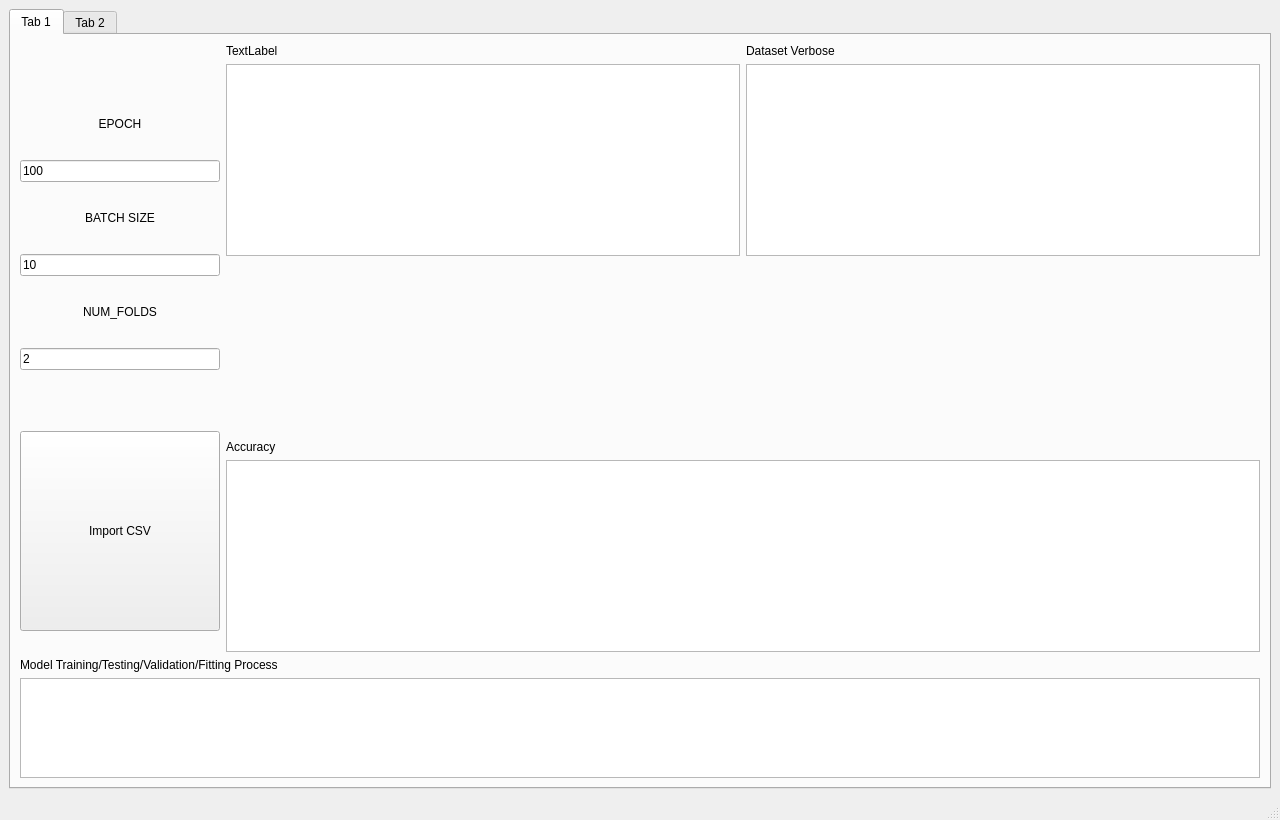
<?xml version="1.0" encoding="UTF-8"?>
<ui version="4.0">
 <class>MainWindow</class>
 <widget class="QMainWindow" name="MainWindow">
  <property name="geometry">
   <rect>
    <x>0</x>
    <y>0</y>
    <width>1280</width>
    <height>820</height>
   </rect>
  </property>
  <property name="windowTitle">
   <string>MainWindow</string>
  </property>
  <widget class="QWidget" name="centralwidget">
   <layout class="QHBoxLayout" name="horizontalLayout">
    <item>
     <widget class="QTabWidget" name="tabWidget">
      <property name="currentIndex">
       <number>0</number>
      </property>
      <widget class="QWidget" name="tab_create_model">
       <attribute name="title">
        <string>Tab 1</string>
       </attribute>
       <layout class="QVBoxLayout" name="verticalLayout_2">
        <item>
         <layout class="QHBoxLayout" name="horizontalLayout_2">
          <item>
           <layout class="QVBoxLayout" name="verticalLayout">
            <item>
             <spacer name="verticalSpacer">
              <property name="orientation">
               <enum>Qt::Vertical</enum>
              </property>
              <property name="sizeType">
               <enum>QSizePolicy::Fixed</enum>
              </property>
              <property name="sizeHint" stdset="0">
               <size>
                <width>20</width>
                <height>50</height>
               </size>
              </property>
             </spacer>
            </item>
            <item>
             <widget class="QLabel" name="label">
              <property name="sizePolicy">
               <sizepolicy hsizetype="Expanding" vsizetype="Fixed">
                <horstretch>30</horstretch>
                <verstretch>0</verstretch>
               </sizepolicy>
              </property>
              <property name="maximumSize">
               <size>
                <width>200</width>
                <height>30</height>
               </size>
              </property>
              <property name="text">
               <string>EPOCH</string>
              </property>
              <property name="alignment">
               <set>Qt::AlignCenter</set>
              </property>
             </widget>
            </item>
            <item>
             <widget class="QLineEdit" name="input_epoch">
              <property name="maximumSize">
               <size>
                <width>200</width>
                <height>16777215</height>
               </size>
              </property>
              <property name="text">
               <string>100</string>
              </property>
             </widget>
            </item>
            <item>
             <widget class="QLabel" name="label_2">
              <property name="maximumSize">
               <size>
                <width>200</width>
                <height>30</height>
               </size>
              </property>
              <property name="text">
               <string>BATCH SIZE</string>
              </property>
              <property name="alignment">
               <set>Qt::AlignCenter</set>
              </property>
             </widget>
            </item>
            <item>
             <widget class="QLineEdit" name="input_batch">
              <property name="maximumSize">
               <size>
                <width>200</width>
                <height>16777215</height>
               </size>
              </property>
              <property name="text">
               <string>10</string>
              </property>
             </widget>
            </item>
            <item>
             <widget class="QLabel" name="label_3">
              <property name="maximumSize">
               <size>
                <width>200</width>
                <height>30</height>
               </size>
              </property>
              <property name="text">
               <string>NUM_FOLDS</string>
              </property>
              <property name="alignment">
               <set>Qt::AlignCenter</set>
              </property>
             </widget>
            </item>
            <item>
             <widget class="QLineEdit" name="input_fold">
              <property name="maximumSize">
               <size>
                <width>200</width>
                <height>16777215</height>
               </size>
              </property>
              <property name="text">
               <string>2</string>
              </property>
             </widget>
            </item>
            <item>
             <spacer name="verticalSpacer_2">
              <property name="orientation">
               <enum>Qt::Vertical</enum>
              </property>
              <property name="sizeType">
               <enum>QSizePolicy::Fixed</enum>
              </property>
              <property name="sizeHint" stdset="0">
               <size>
                <width>20</width>
                <height>40</height>
               </size>
              </property>
             </spacer>
            </item>
            <item>
             <widget class="QPushButton" name="import_csv_button">
              <property name="sizePolicy">
               <sizepolicy hsizetype="Fixed" vsizetype="Fixed">
                <horstretch>0</horstretch>
                <verstretch>0</verstretch>
               </sizepolicy>
              </property>
              <property name="maximumSize">
               <size>
                <width>200</width>
                <height>200</height>
               </size>
              </property>
              <property name="text">
               <string>Import CSV</string>
              </property>
             </widget>
            </item>
           </layout>
          </item>
          <item>
           <layout class="QVBoxLayout" name="verticalLayout_3">
            <item>
             <layout class="QHBoxLayout" name="horizontalLayout_3">
              <item>
               <layout class="QVBoxLayout" name="verticalLayout_5">
                <item>
                 <widget class="QLabel" name="label_7">
                  <property name="text">
                   <string>TextLabel</string>
                  </property>
                 </widget>
                </item>
                <item>
                 <widget class="QGraphicsView" name="graphicsView"/>
                </item>
               </layout>
              </item>
              <item>
               <layout class="QVBoxLayout" name="verticalLayout_4">
                <item>
                 <widget class="QLabel" name="label_5">
                  <property name="text">
                   <string>Dataset Verbose</string>
                  </property>
                 </widget>
                </item>
                <item>
                 <widget class="QGraphicsView" name="graphicsView_2"/>
                </item>
               </layout>
              </item>
             </layout>
            </item>
            <item>
             <spacer name="verticalSpacer_3">
              <property name="orientation">
               <enum>Qt::Vertical</enum>
              </property>
              <property name="sizeHint" stdset="0">
               <size>
                <width>20</width>
                <height>40</height>
               </size>
              </property>
             </spacer>
            </item>
            <item>
             <widget class="QLabel" name="label_6">
              <property name="text">
               <string>Accuracy</string>
              </property>
             </widget>
            </item>
            <item>
             <widget class="QTextEdit" name="log_display">
              <property name="readOnly">
               <bool>true</bool>
              </property>
             </widget>
            </item>
           </layout>
          </item>
         </layout>
        </item>
        <item>
         <widget class="QLabel" name="label_4">
          <property name="text">
           <string>Model Training/Testing/Validation/Fitting Process</string>
          </property>
         </widget>
        </item>
        <item>
         <widget class="QTextEdit" name="display_logs">
          <property name="sizePolicy">
           <sizepolicy hsizetype="Expanding" vsizetype="Fixed">
            <horstretch>0</horstretch>
            <verstretch>0</verstretch>
           </sizepolicy>
          </property>
          <property name="maximumSize">
           <size>
            <width>16777215</width>
            <height>100</height>
           </size>
          </property>
          <property name="readOnly">
           <bool>true</bool>
          </property>
         </widget>
        </item>
       </layout>
      </widget>
      <widget class="QWidget" name="tab_load_model">
       <attribute name="title">
        <string>Tab 2</string>
       </attribute>
      </widget>
     </widget>
    </item>
   </layout>
  </widget>
  <widget class="QStatusBar" name="statusbar"/>
 </widget>
 <resources/>
 <connections/>
</ui>
